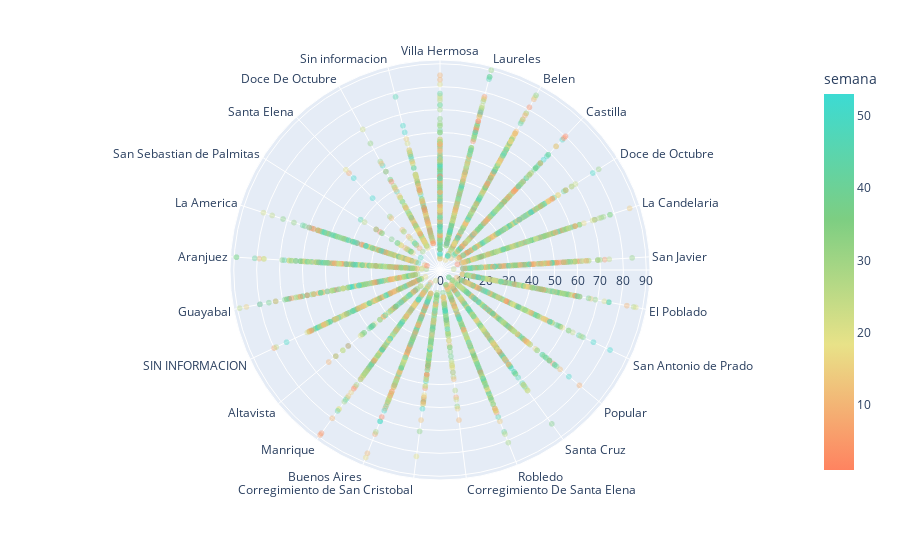
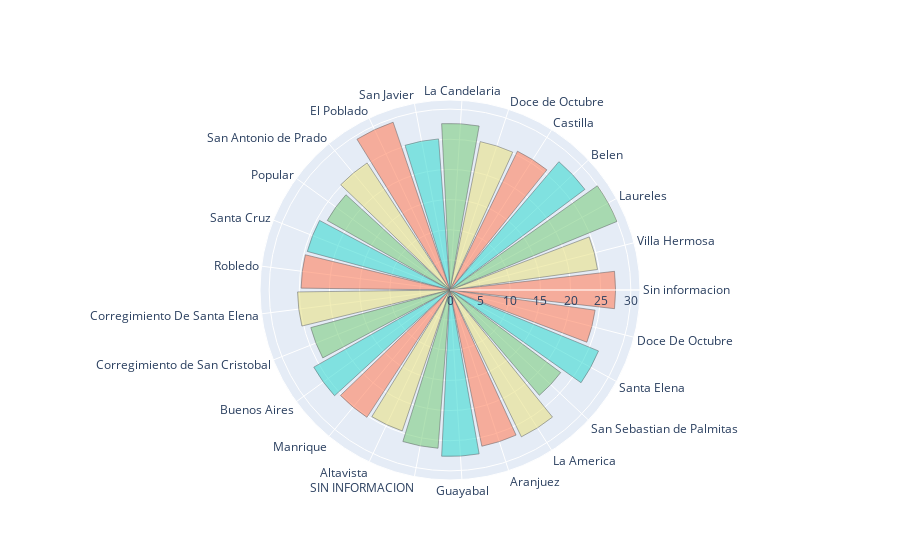

The notebook cell these images were saved under, in order:
### Markdown cell above
### Gráficas polares con una relación entre Comuna, Edad y semana

### Code cell
csv = pd.read_csv('http://medata.gov.co/node/24445/download',sep=";")
df=pd.DataFrame(csv, index=csv["id"])
#crear dataframe de la base de datos
###################################################################
Sininformacion=df[(df.comuna=='Sin informacion')]
VillaHermosa=df[(df.comuna=='Villa Hermosa')]
Laureles=df[(df.comuna=='Laureles')]
Belen=df[(df.comuna=='Belen')]
Castilla=df[(df.comuna=='Castilla')]
DocedeOctubre=df[(df.comuna=='Doce de Octubre')]
LaCandelaria=df[(df.comuna=='La Candelaria')]
SanJavier=df[(df.comuna=='San Javier')]
ElPoblado=df[(df.comuna=='El Poblado')]
SanAntoniodePrado=df[(df.comuna=='San Antonio de Prado')]
Popular=df[(df.comuna=='Popular')]
SantaCruz=df[(df.comuna=='Santa Cruz')]
Robledo=df[(df.comuna=='Robledo')]
CorregimientoDeSantaElena=df[(df.comuna=='Corregimiento De Santa Elena')]
CorregimientodeSanCristobal=df[(df.comuna=='Corregimiento de San Cristobal')]
BuenosAires=df[(df.comuna=='Buenos Aires')]
Manrique=df[(df.comuna=='Manrique')]
Altavista=df[(df.comuna=='Altavista')]
SININFORMACION=df[(df.comuna=='SIN INFORMACION')]
Guayabal=df[(df.comuna=='Guayabal')]
Aranjuez=df[(df.comuna=='Aranjuez')]
LaAmerica=df[(df.comuna=='La America')]
SanSebastiandePalmitas=df[(df.comuna=='San Sebastian de Palmitas')]
SantaElena=df[(df.comuna=='Santa Elena')]
DoceDeOctubre=df[(df.comuna=='Doce De Octubre')]
#Filtro por comuna
#####################################################################################################################################
Edad_promedio=[Sininformacion.edad_.mean(),VillaHermosa.edad_.mean(),Laureles.edad_.mean(),Belen.edad_.mean(),Castilla.edad_.mean(),DocedeOctubre.edad_.mean()
,LaCandelaria.edad_.mean(),SanJavier.edad_.mean(),ElPoblado.edad_.mean(),SanAntoniodePrado.edad_.mean(),Popular.edad_.mean(),SantaCruz.edad_.mean(),Robledo.edad_.mean(),CorregimientoDeSantaElena.edad_.mean()
,CorregimientodeSanCristobal.edad_.mean(),BuenosAires.edad_.mean(),Manrique.edad_.mean(),Altavista.edad_.mean(),SININFORMACION.edad_.mean(),Guayabal.edad_.mean(),Aranjuez.edad_.mean()
,LaAmerica.edad_.mean(),SanSebastiandePalmitas.edad_.mean(),SantaElena.edad_.mean(),DoceDeOctubre.edad_.mean()]
#Edad promedio por comuna para la gráfica
###################################################################################################################################
Comunas=["Sin informacion","Villa Hermosa","Laureles","Belen","Castilla","Doce de Octubre","La Candelaria","San Javier","El Poblado","San Antonio de Prado","Popular",
       "Santa Cruz","Robledo","Corregimiento De Santa Elena","Corregimiento de San Cristobal","Buenos Aires","Manrique","Altavista","SIN INFORMACION","Guayabal",
       "Aranjuez","La America","San Sebastian de Palmitas","Santa Elena","Doce De Octubre"]
#Lista de comunas
#fig=make_subplots(rows=1,cols=2)
#fig=px.line_polar(df,r=Edad_promedio,theta=Comunas,color_discrete_sequence=["#FF8360","#E8E288","#7DCE82","#3CDBD3"])
#color_discrete_sequence=["#FF8360","#E8E288","#7DCE82","#3CDBD3"]
fig=px.scatter_polar(df,r="edad_",theta="comuna",color="semana",color_continuous_scale=["#FF8360","#E8E288","#7DCE82","#3CDBD3"],opacity=0.4)
#Gráfica con todos los datos y ambas variables
fig2=go.Figure(go.Barpolar(r=Edad_promedio,theta=Comunas,opacity=0.6,marker_line_color="black",marker_color=["#FF8360","#E8E288","#7DCE82","#3CDBD3","#FF8360","#E8E288","#7DCE82","#3CDBD3","#FF8360","#E8E288","#7DCE82","#3CDBD3","#FF8360","#E8E288","#7DCE82","#3CDBD3","#FF8360","#E8E288","#7DCE82","#3CDBD3","#FF8360","#E8E288","#7DCE82","#3CDBD3","#FF8360"]))
#Gráfica con las comunas y edad promedio
fig.show()
fig2.show()
#Regresar las figuras/gráficas

### Figure 1 — Plotly figure (JSON) as saved in the notebook; plotly's stock layout.template omitted (floating-point values rounded to 4 significant figures; data arrays with more than 128 entries replaced by an {"elided": "..."} marker saying what was removed)
{"data": [{"hovertemplate": "edad_=%{r}<br>comuna=%{theta}<br>semana=%{marker.color}<extra></extra>", "legendgroup": "", "marker": {"color": {"elided": "15709 int values"}, "coloraxis": "coloraxis", "opacity": 0.4, "symbol": "circle"}, "mode": "markers", "name": "", "r": {"elided": "15709 int values"}, "showlegend": false, "subplot": "polar", "theta": {"elided": "15709 str values"}, "type": "scatterpolargl"}], "layout": {"coloraxis": {"colorbar": {"title": {"text": "semana"}}, "colorscale": [[0, "#FF8360"], [0.3333, "#E8E288"], [0.6667, "#7DCE82"], [1, "#3CDBD3"]]}, "legend": {"tracegroupgap": 0}, "margin": {"t": 60}, "polar": {"angularaxis": {"direction": "clockwise", "rotation": 90}, "domain": {"x": [0, 1], "y": [0, 1]}}}}

### Figure 2 — Plotly figure (JSON) as saved in the notebook; plotly's stock layout.template omitted (floating-point values rounded to 4 significant figures)
{"data": [{"marker": {"color": ["#FF8360", "#E8E288", "#7DCE82", "#3CDBD3", "#FF8360", "#E8E288", "#7DCE82", "#3CDBD3", "#FF8360", "#E8E288", "#7DCE82", "#3CDBD3", "#FF8360", "#E8E288", "#7DCE82", "#3CDBD3", "#FF8360", "#E8E288", "#7DCE82", "#3CDBD3", "#FF8360", "#E8E288", "#7DCE82", "#3CDBD3", "#FF8360"], "line": {"color": "black"}}, "opacity": 0.6, "r": [27.47, 24.71, 29.94, 27.92, 25.6, 25.11, 27.63, 25.13, 29.39, 25.17, 23.4, 24.52, 24.7, 25.29, 23.92, 25.97, 25.22, 24.69, 26.33, 27.61, 26.45, 27.08, 22.91, 26.63, 24.3], "theta": ["Sin informacion", "Villa Hermosa", "Laureles", "Belen", "Castilla", "Doce de Octubre", "La Candelaria", "San Javier", "El Poblado", "San Antonio de Prado", "Popular", "Santa Cruz", "Robledo", "Corregimiento De Santa Elena", "Corregimiento de San Cristobal", "Buenos Aires", "Manrique", "Altavista", "SIN INFORMACION", "Guayabal", "Aranjuez", "La America", "San Sebastian de Palmitas", "Santa Elena", "Doce De Octubre"], "type": "barpolar"}], "layout": {}}
